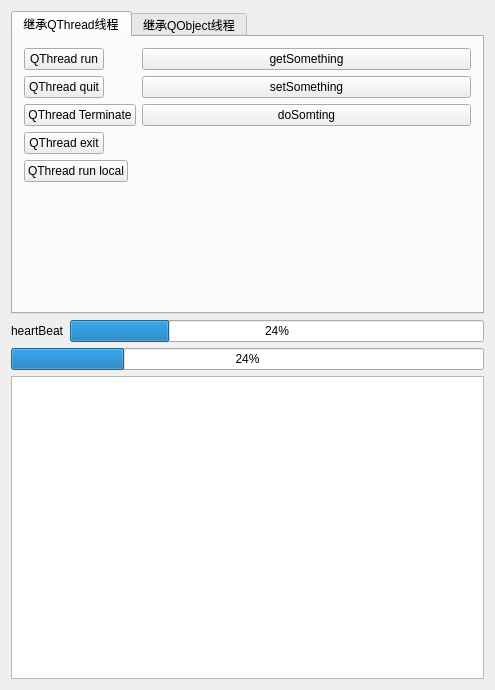
<?xml version="1.0" encoding="UTF-8"?>
<ui version="4.0">
 <class>Widget</class>
 <widget class="QWidget" name="Widget">
  <property name="geometry">
   <rect>
    <x>0</x>
    <y>0</y>
    <width>495</width>
    <height>690</height>
   </rect>
  </property>
  <property name="windowTitle">
   <string>Widget</string>
  </property>
  <layout class="QVBoxLayout" name="verticalLayout">
   <item>
    <widget class="QTabWidget" name="tabWidget">
     <property name="minimumSize">
      <size>
       <width>0</width>
       <height>300</height>
      </size>
     </property>
     <property name="currentIndex">
      <number>0</number>
     </property>
     <widget class="QWidget" name="tab">
      <attribute name="title">
       <string>继承QThread线程</string>
      </attribute>
      <layout class="QFormLayout" name="formLayout">
       <item row="0" column="0">
        <widget class="QPushButton" name="pushButton_qthread1">
         <property name="text">
          <string>QThread run</string>
         </property>
        </widget>
       </item>
       <item row="0" column="1">
        <widget class="QPushButton" name="pushButton_qthread1_getSomething">
         <property name="text">
          <string>getSomething</string>
         </property>
        </widget>
       </item>
       <item row="1" column="0">
        <widget class="QPushButton" name="pushButton_qthreadQuit">
         <property name="text">
          <string>QThread quit</string>
         </property>
        </widget>
       </item>
       <item row="1" column="1">
        <widget class="QPushButton" name="pushButton_qthread1_setSomething">
         <property name="text">
          <string>setSomething</string>
         </property>
        </widget>
       </item>
       <item row="2" column="0">
        <widget class="QPushButton" name="pushButton_qthreadTerminate">
         <property name="text">
          <string>QThread Terminate</string>
         </property>
        </widget>
       </item>
       <item row="2" column="1">
        <widget class="QPushButton" name="pushButton_doSomthing">
         <property name="text">
          <string>doSomting</string>
         </property>
        </widget>
       </item>
       <item row="3" column="0">
        <widget class="QPushButton" name="pushButton_qthreadExit">
         <property name="text">
          <string>QThread exit</string>
         </property>
        </widget>
       </item>
       <item row="4" column="0">
        <widget class="QPushButton" name="pushButton_qthreadRunLocal">
         <property name="text">
          <string>QThread run local</string>
         </property>
        </widget>
       </item>
      </layout>
     </widget>
     <widget class="QWidget" name="tab_2">
      <attribute name="title">
       <string>继承QObject线程</string>
      </attribute>
      <widget class="QPushButton" name="pushButton_qobjectStart">
       <property name="geometry">
        <rect>
         <x>30</x>
         <y>30</y>
         <width>221</width>
         <height>25</height>
        </rect>
       </property>
       <property name="text">
        <string>QObject-&gt;moveToThread run</string>
       </property>
      </widget>
      <widget class="QPushButton" name="pushButton_qobjectStop">
       <property name="geometry">
        <rect>
         <x>80</x>
         <y>120</y>
         <width>191</width>
         <height>25</height>
        </rect>
       </property>
       <property name="text">
        <string>stop from widget</string>
       </property>
      </widget>
      <widget class="QPushButton" name="pushButton_qobjectStart_2">
       <property name="geometry">
        <rect>
         <x>30</x>
         <y>60</y>
         <width>221</width>
         <height>25</height>
        </rect>
       </property>
       <property name="text">
        <string>QObject-&gt;moveToThread run2</string>
       </property>
      </widget>
     </widget>
    </widget>
   </item>
   <item>
    <layout class="QHBoxLayout" name="horizontalLayout">
     <item>
      <widget class="QLabel" name="label">
       <property name="text">
        <string>heartBeat</string>
       </property>
      </widget>
     </item>
     <item>
      <widget class="QProgressBar" name="progressBar_heart">
       <property name="value">
        <number>24</number>
       </property>
      </widget>
     </item>
    </layout>
   </item>
   <item>
    <widget class="QProgressBar" name="progressBar">
     <property name="value">
      <number>24</number>
     </property>
    </widget>
   </item>
   <item>
    <widget class="QTextBrowser" name="textBrowser">
     <property name="minimumSize">
      <size>
       <width>0</width>
       <height>300</height>
      </size>
     </property>
    </widget>
   </item>
  </layout>
 </widget>
 <layoutdefault spacing="6" margin="11"/>
 <resources/>
 <connections/>
</ui>
